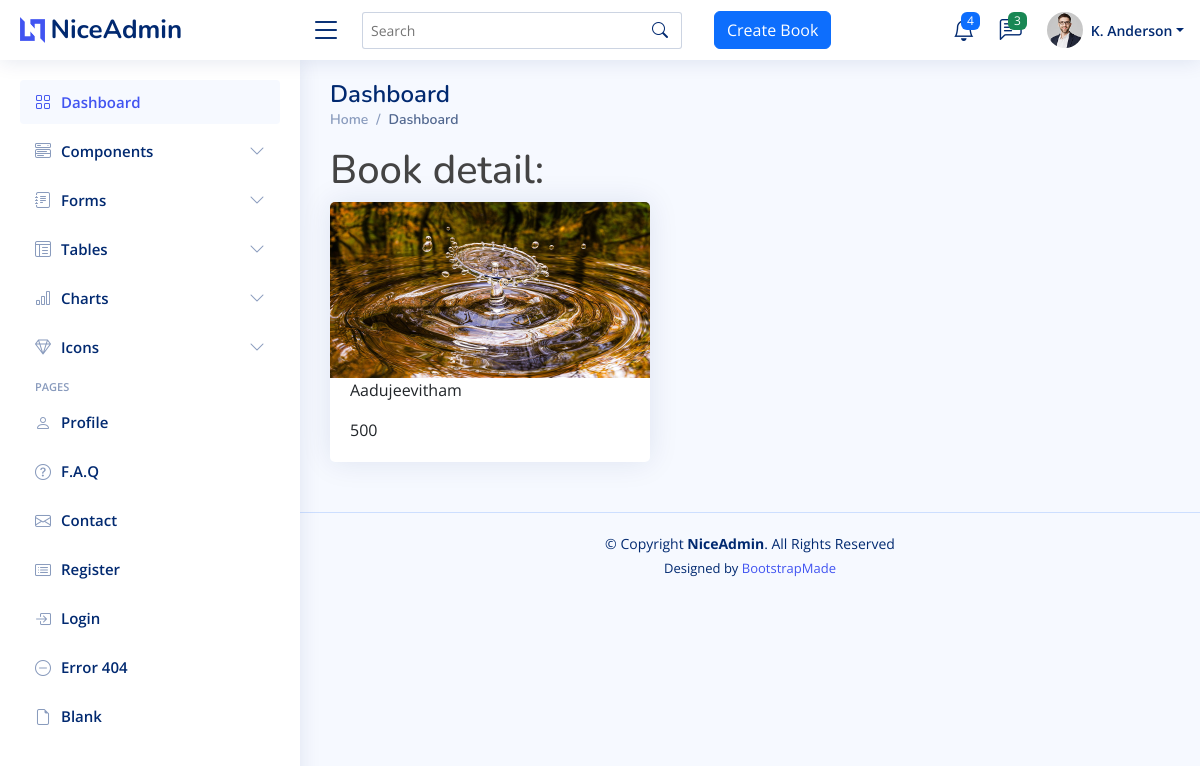
Page /detailsview/1/ on the committed database.
### lybrry/models.py (models this page shows, shortened)
class Book(models.Model):
    title=models.CharField(max_length=200)
    price=models.IntegerField(null=True)
    image=models.ImageField(upload_to='book_media')
    quantity=models.IntegerField()
    author=models.ForeignKey(AUTHOR, on_delete=models.CASCADE,null=True)

### lybrry/views.py (the view)
# urls.py: path('detailsview/<int:book_id>/',views.detailsView, name='details'),
def detailsView(request,book_id):
    book=Book.objects.get(id=book_id)
    return render(request,'admin/detailsview.html',{'book':book})

### templates/admin/detailsview.html
{% extends 'admin/index.html' %}
{% load static %}
{% block content %}
<h1>Book detail:</h1>
<div class="card" style="width: 20rem;">
    <img src="{{ book.image.url }}" class="card-img-top" alt="...">
    <div class="card-body">
        <p class="card-text">{{ book.title}}</p>
        <p class="card-text">{{ book.price}}</p>
    </div>
</div>
{% endblock %}

### static/assets/css/style.css (style rules this page uses)
:root { scroll-behavior: smooth; }
body { font-family: "Open Sans", sans-serif; background: #f6f9ff; color: #444444; }
h1, h2, h3, h4, h5, h6 { font-family: "Nunito", sans-serif; }
.card { margin-bottom: 30px; border: none; border-radius: 5px; box-shadow: 0px 0 30px rgba(1, 41, 112, 0.1); }
.card-body { padding: 0 20px 20px 20px; }

### rows in the picture
Book: image (picture), title "Aadujeevitham", price "500"
